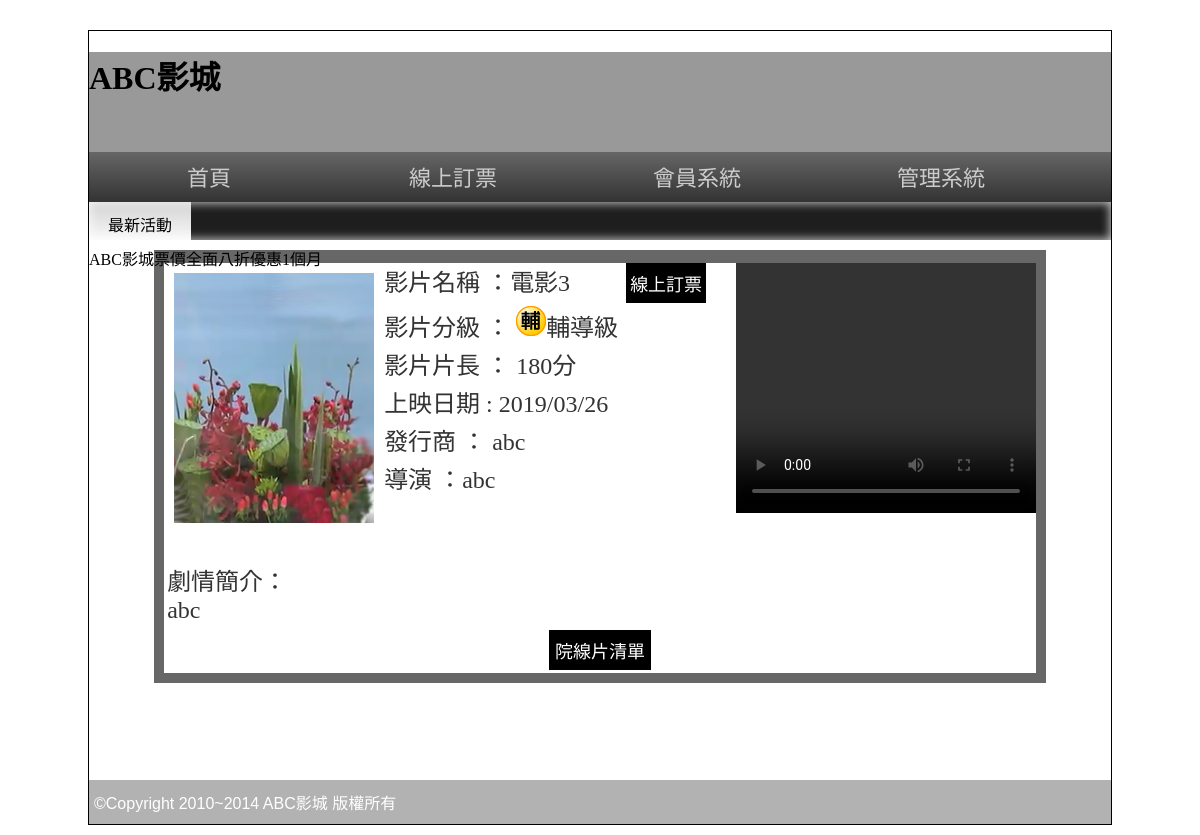
/movie.php?id=3, run on the app's committed database.
### tables this page shows
CREATE TABLE `movie` (
  `id` int(11) NOT NULL,
  `name` text NOT NULL COMMENT '片名',
  `level` text NOT NULL COMMENT '分級',
  `length` text NOT NULL COMMENT '片長',
  `ondate` text NOT NULL COMMENT '上映日期',
  `publish` text NOT NULL COMMENT '發行商',
  `director` text NOT NULL COMMENT '導演',
  `trailer` text NOT NULL COMMENT '預告片',
  `poster` text NOT NULL COMMENT '海報',
  `text` text NOT NULL COMMENT '簡介',
  `display` text NOT NULL COMMENT '顯示',
  `seq` text NOT NULL COMMENT '順序'
);

### sql.php (called while the page is built, shortened)
<?php
	$pdo = new PDO("mysql:host=localhost;dbname=dbxx3;charset=utf8", "root", "");
	function All($sql)
	{
		global $pdo;
		return $pdo->query($sql)->fetchAll();
	}
	$level = array("", "普遍級", "保護級", "輔導級", "限制級");
?>

### movie.php (the view, shortened to what this page needs)
<!DOCTYPE html PUBLIC "-//W3C//DTD XHTML 1.0 Transitional//EN" "http://www.w3.org/TR/xhtml1/DTD/xhtml1-transitional.dtd">
<html xmlns="http://www.w3.org/1999/xhtml">
<head>
<link rel="stylesheet" href="css/css.css">
<link href="Profile page_files/s2.css" rel="stylesheet" type="text/css">
</head>
<?php
	include("sql.php");
	$row = All("select * from movie where id = ".$_GET["id"])[0];
?>
<body>
<div id="main">
  <div id="top" style=" background:#999 center; background-size:cover; " title="替代文字">
    <h1>ABC影城</h1>
  </div>
  <div id="top2"> <a href="index.php">首頁</a> <a href="book.php">線上訂票</a> <a href="#">會員系統</a> <a href="admin.php">管理系統</a> </div>
   <div id="text"> <span class="ct">最新活動</span>
    <marquee direction="right">
    ABC影城票價全面八折優惠1個月
    </marquee>
  </div>
  <div id="mm">
    <div class="tab rb" style="width:87%;">
      <div style="background:#FFF; width:100%; color:#333; text-align:left">
        <video src="img/<?=$row["trailer"]?>" width="300px" height="250px" controls="" style="float:right;"></video>
        <font style="font-size:24px"> <img src="img/<?=$row["poster"]?>" width="200px" height="250px" style="margin:10px; float:left">
        <p style="margin:3px">影片名稱 ：<?=$row["name"]?>
          <input type="button" value="線上訂票" onclick="window.location='book.php?id=<?=$_GET["id"]?>'" style="margin-left:50px; padding:2px 4px" class="b2_btu">
        </p>
        <p style="margin:3px">影片分級 ： <img src="img/<?=$row["level"]?>.png" style="display:inline-block;"><?=$level[ $row["level"] ] ?></p>
        <p style="margin:3px">影片片長 ： <?=$row["length"]?>分</p>
        <p style="margin:3px">上映日期 : <?=date("Y/m/d", $row["ondate"])?></p>
        <p style="margin:3px">發行商 ： <?=$row["publish"]?></p>
        <p style="margin:3px">導演 ：<?=$row["director"]?> </p>
        <br>
        <br>
        <p style="margin:10px 3px 3px 3px; word-break:break-all"> 劇情簡介：<br><?=$row["text"]?>
        </p>
        </font>
        <table width="100%" border="0">
          <tbody>
            <tr>
              <td align="center"><input type="button" value="院線片清單" onclick="window.location='index.php'"></td>
            </tr>
          </tbody>
        </table>
      </div>
    </div>
  </div>
  <div id="bo"> ©Copyright 2010~2014 ABC影城 版權所有 </div>
</div>
</body>
</html>

### css/css.css (style rules this page uses)
body { background:url(../icon/b.png); font-family:微軟正黑體; }
input[type='button'],input[type='submit'],input[type='reset'],button,.button { min-width:70px; min-height:40px; background:#000; color:#fff; border:none; cursor:pointer; font-size:18px; text-decoration:none; }
#main { width:1022px; min-height:766px; border:#000 1px solid; margin:30px auto 10px auto; }
#top { display:block; height:100px; }
#top2 { display:block; height:50px; background: -webkit-linear-gradient(top,#666,#333); background: -ms-linear-gradient(top,#666,#333); background: -moz-linear-gradient(top,#666,#333); background: linear-gradient(top,#666,#333); }
#top2 a { display:inline-block; width:200px; padding:12px 20px 12px 20px; text-align:center; color:#ccc; text-decoration:none; font:normal 22px/26px Open Sans,'微軟正黑體'; transition:all ease-in .3s; }
#text { display:block; height:38px; box-shadow:#CCC 0px 0px 10px 1px inset; background-color: #1e1e1e; }
#text span { width:10%; display:inline-block; padding:10px 0px 10px 0px; vertical-align:top; background: -ms-linear-gradient(top,rgba(255,255,255,0.8),rgba(255,255,255,1)); background: -webkit-linear-gradient(top,rgba(255,255,255,0.8),rgba(255,255,255,1)); background: -moz-linear-gradient(top,rgba(255,255,255,0.8),rgba(255,255,255,1)); background: linear-gradient(top,rgba(255,255,255,0.8),rgba(255,255,255,1)); }
#mm { padding:10px; min-height:520px; }
#bo { padding:10px 5px 10px 5px; min-height:20px; display:block; color:#FFF; font-family:Arial, Helvetica, sans-serif,'微軟正黑體'; font-weight:500; background:rgba(0,0,0,0.3); }
.ct { text-align:center; }
.rb { background:rgba(39,39,39,0.7); color:rgba(255,255,255,0.9); }
.tab { width:80%; display:block; margin-left:auto; margin-right:auto; min-height:100px; padding:10px; }

### data on the page
movie: poster (picture), name "電影3", level "輔導級", length "180", ondate "2019/03/26", publish "abc", director "abc", text "abc"
